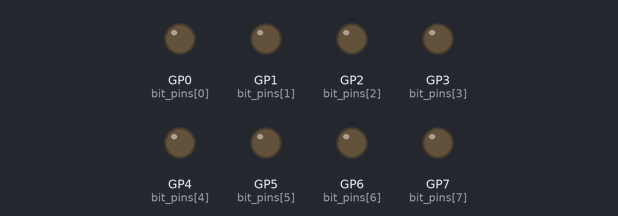
Recording of a program running on a simulated Raspberry Pi Pico running MicroPython. On the bench: output pins drawn as LEDs (lit = HIGH). The interpreter's speed is modelled, so counts of loop turns are approximate.

Above: at 0.12 s.
At 4.88 s:
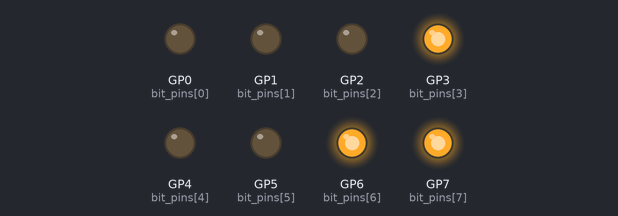
At 9.88 s:
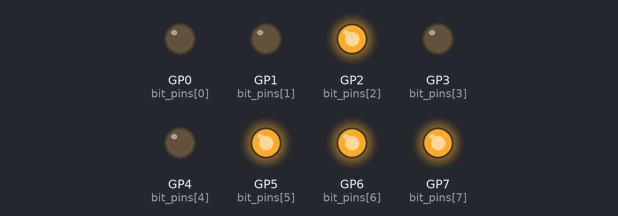
At 19.9 s:
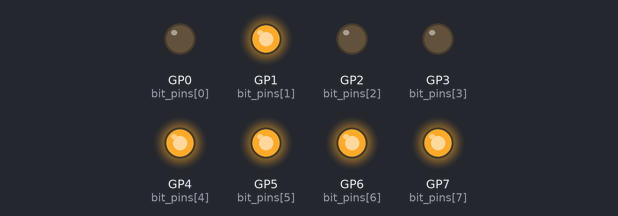
At 29.67 s:
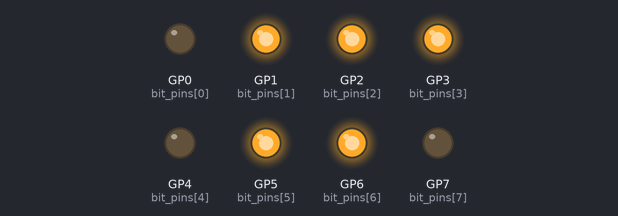
At 39.69 s:
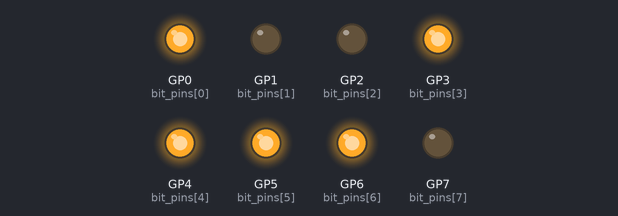
Timing chart, 0 to 40.0 s (numbered marks = the images above):
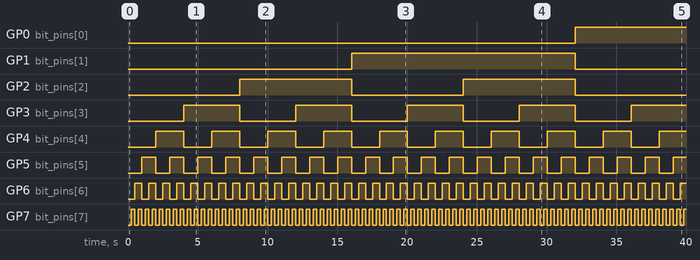

Measured:
- by itself, GP0 (bit_pins[0]): LOW → HIGH at 32.1 s
- by itself, GP1 (bit_pins[1]): LOW → HIGH at 16.0 s, → LOW 16.0 s later
- by itself, GP2 (bit_pins[2]): alternates HIGH for 8.0 s and LOW for 8.0 s
- by itself, GP3 (bit_pins[3]): alternates HIGH for 4.0 s and LOW for 4.0 s
- by itself, GP4 (bit_pins[4]): alternates HIGH for 2.0 s and LOW for 2.0 s
- by itself, GP5 (bit_pins[5]): alternates HIGH for 1.0 s and LOW for 1.0 s
- by itself, GP6 (bit_pins[6]): alternates HIGH for 0.50 s and LOW for 0.50 s
- by itself, GP7 (bit_pins[7]): alternates HIGH for 0.25 s and LOW for 0.25 s

The program:

bin-counter2.py
```python
# after a first one bunch of people told me its not that good
# so I felt the urge to make another. I still wanted to use
# list of bits.

# The last version: https://github.com/akosnikhazy/Raspberry-Pico-Projects/blob/main/bin-counter3.py

from machine import Pin
from time import sleep

def int_to_bin_list(int):
    bin = []
    while True:
        bin.append(int % 2)
        int = int // 2
        if int == 0: return list(reversed(bin))

# bit LEDs
bit_pins = [
    Pin(0,Pin.OUT),
    Pin(1,Pin.OUT),
    Pin(2,Pin.OUT),
    Pin(3,Pin.OUT),
    Pin(4,Pin.OUT),
    Pin(5,Pin.OUT),
    Pin(6,Pin.OUT),
    Pin(7,Pin.OUT)
]

counter = 0
while True:
    bin_list = int_to_bin_list(counter)
    bin_list_len = len(bin_list)
    for i in range(bin_list_len):
        bit_pins[8 - bin_list_len + i].value(bin_list[i])

    counter += 1
    if counter == 256:
        counter = 0
        for i in range(8):# reset the LEDs, you can lose this if you don't want it to go around, then just break here
            bit_pins[i].value(0)

    # so we see what happens.
    sleep(0.25)
```
